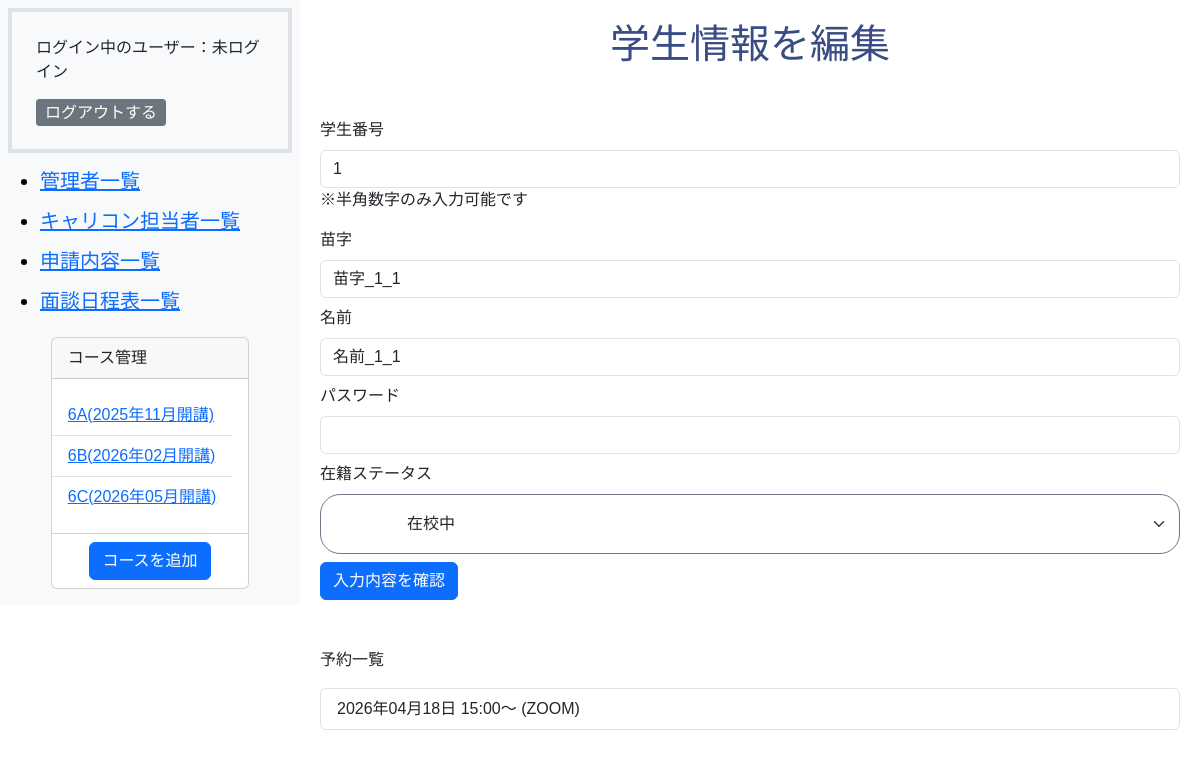
The app's page /admin/student_edit.php?student_id=1, older data.
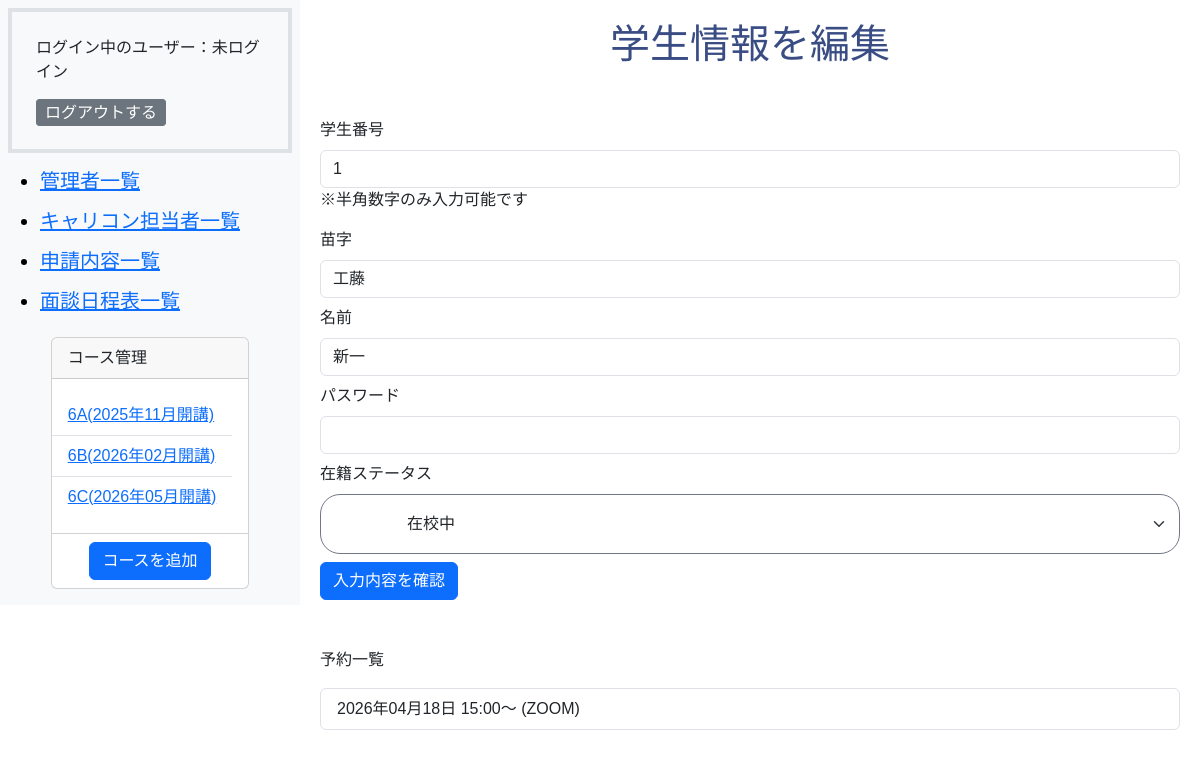
The same page, newer data.
### tables this page shows
CREATE TABLE `m_students` (
  `id` int(11) NOT NULL,
  `student_no` int(11) NOT NULL,
  `last_name` varchar(255) NOT NULL,
  `first_name` varchar(255) NOT NULL,
  `login_id` varchar(255) NOT NULL,
  `password` varchar(255) NOT NULL,
  `course_id` int(11) NOT NULL,
  `enrollment_id` int(11) NOT NULL,
  `is_deleted` tinyint(1) NOT NULL DEFAULT 0,
  `created_at` datetime NOT NULL DEFAULT current_timestamp(),
  `updated_at` datetime NOT NULL DEFAULT current_timestamp() ON UPDATE current_timestamp()
);

### includes/functions.php (called while the page is built, shortened)
<?php
function db_connect()
{
    try {
        $dsn = 'mysql:dbname=' . DB_NAME . ';host=' . DB_HOST . ';charset=utf8mb4';
        $db = new PDO($dsn, DB_USER, DB_PASS);
        $db->setAttribute(PDO::ATTR_ERRMODE, PDO::ERRMODE_EXCEPTION);
        $db->setAttribute(PDO::ATTR_EMULATE_PREPARES, false);
        $db->setAttribute(PDO::ATTR_DEFAULT_FETCH_MODE, PDO::FETCH_ASSOC);
        return $db;
    } catch (PDOException $e) {
        exit('DB接続エラー: ' . $e->getMessage());
    }
}
function h($string)
{
    return htmlspecialchars($string, ENT_QUOTES, 'UTF-8');
}
function get_enrollments_list()
{
    $enrollments_types = array();
    try {
        $db = db_connect();
        $sql = 'SELECT * FROM m_enrollments';
        $stmt = $db->prepare($sql);
        $stmt->execute();
        $result = $stmt->fetchAll(PDO::FETCH_ASSOC);
        foreach ($result as $row) {
            $enrollments_types[$row['id']] = $row['name'];
        }
        return $enrollments_types;
    } catch (PDOException $e) {
        exit('エラー: ' . $e->getMessage());
    }
}

### admin/student_edit.php (the view, shortened to what the changed rows need)
<?php
require_once __DIR__ . '/../includes/functions.php';
$db = db_connect();
$student_id = htmlspecialchars($_GET['student_id']);
try {
    $sql = 'SELECT * FROM m_students WHERE m_students.id  = :student_id';
    $stmt = $db->prepare($sql);
    $stmt->bindParam(':student_id', $student_id, PDO::PARAM_INT);
    $stmt->execute();
    $student_result = $stmt->fetch(PDO::FETCH_ASSOC);
} catch (PDOException $e) {
    exit('エラー:' . $e->getMessage());
}
?>
<!DOCTYPE html>
<html lang="ja">
<head>
    <link href="https://cdn.jsdelivr.net/npm/bootstrap@5.3.0/dist/css/bootstrap.min.css" rel="stylesheet">
    <link rel="stylesheet" href="../css/style.css">
</head>
<body class="admin-wrapper">
    <section class="admin-main-wrapper">
        <h1>学生情報を編集</h1>
        <form action="./student_edit_confirm.php" method="post">
            <div class="mb-2">
                <label class="form-label" for="student_no">学生番号</label>
                <input class="form-control" type="text" pattern="[0-9]*" name="student_no" id="student_no" value="<?php echo h($student_result['student_no']) ?>">
                <p class="fs-6 ">※半角数字のみ入力可能です</p>
            </div>
            <div class="mb-2">
                <label class="form-label" for="last_name">苗字</label>
                <input class="form-control" type="text" name="last_name" value="<?php echo h($student_result['last_name']) ?>">
            </div>
            <div class="mb-2">
                <label class="form-label" for="first_name">名前</label>
                <input class="form-control" type="text" name="first_name" value="<?php echo h($student_result['first_name']) ?>">
            </div>
            <?php $enrollments = get_enrollments_list() ?>
            <div class="mb-2">
                <label class="form-label" for="enrollment_id">在籍ステータス</label>
                <select class="form-select" name="enrollment_id">
                    <?php
                    foreach ($enrollments as $key => $enrollment):
                    ?>
                        <option value="<?php echo h($key) ?>" <?php echo  $key == $student_result['enrollment_id'] ? 'selected' : ""; ?>><?php echo h($enrollment) ?></option>
                    <?php endforeach; ?>
                </select>
            </div>
        </form>
    </section>
</body>
</html>

Row changes from the older to the newer data that the page shows:
changed m_students "在校中": last_name "苗字_1_1" → "工藤"; first_name "名前_1_1" → "新一"
